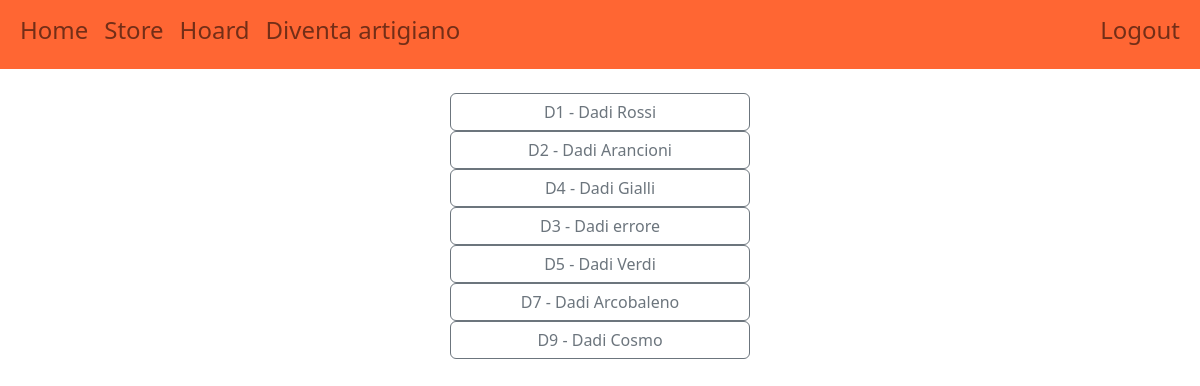
Page /banch/view_sets (signed in) on the committed database.
### store/models.py (models this page shows, shortened)
class Dice(models.Model):
    COLORS = [
        ("R","Red"),
        ("O","Orange"),
        ("Y","Yellow"),
        ("G","Green"),
        ("B","Blue"),
        ("P","Purple"),
        ("N","Black"),
        ("W","White"),
        ("M","Metal"),
    ]
    code = models.CharField(max_length=255, primary_key=True, unique=True)
    name = models.CharField(max_length=50)
    number_of_pices = models.PositiveSmallIntegerField()
    primary_color = models.CharField(max_length=1, choices=COLORS)
    description = models.CharField(max_length=300)
    seller = models.ForeignKey(User,on_delete=models.SET_NULL,null=True)
    available = models.BooleanField()
    price = models.FloatField()
    image = models.ImageField(upload_to='uploads/',null= True)

### banch/views.py (the view)
# urls.py: path('view_sets', views.view_sets, name='view_sets'),
@user_passes_test(has_group)
def view_sets(request):
    username = request.user.username
    user = User.objects.get(username__iexact=username)
    d = Dice.objects.filter(seller__exact=user)
    ctx = {'dices' : d}
    return render(request, template_name='banch/view_sets.html', context=ctx)

### banch/views.py (called while the page is built)
def has_group(user):
    return user.groups.filter(name="artigiani").exists()

### templates/banch/view_sets.html
{% extends "base.html" %}
{% block head %}
    {% load static %}
{% endblock %}
{% block content %}
    <br>
    <div class= "container w-25">
        {% for dice in dices %}
            <div class="row">
                <a href="{% url 'banch:modify_set' pk=dice.code %}" class="btn btn-outline-secondary">{{ dice.code}} - {{dice.name}} </a>
            </div>
        {% endfor %}
    </div>
{% endblock %}

### rows in the picture
Dice: code "D1", name "Dadi Rossi"
Dice: code "D2", name "Dadi Arancioni"
Dice: code "D4", name "Dadi Gialli"
Dice: code "D3", name "Dadi errore"
Dice: code "D5", name "Dadi Verdi"
Dice: code "D7", name "Dadi Arcobaleno"
Dice: code "D9", name "Dadi Cosmo"
